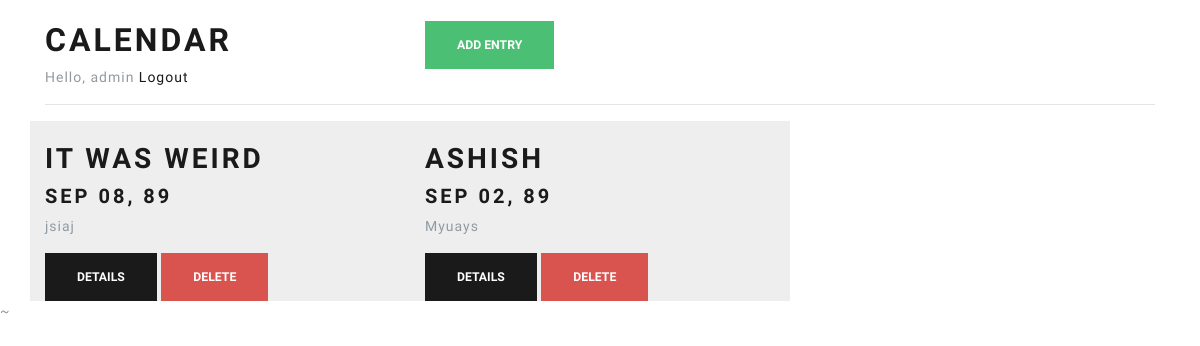
/calendar (signed in), run on an earlier commit of the app's database.
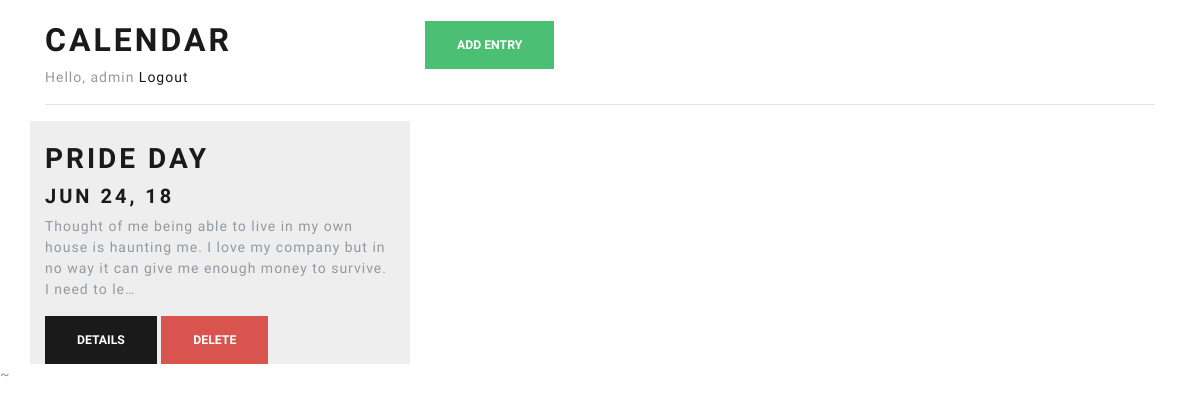
And on a later commit of the database.
### myapp/models.py (models this page shows, shortened)
class Entry(models.Model):
	name = models.CharField(max_length=100)
	author = models.ForeignKey(User,on_delete=models.CASCADE)
	date = models.DateTimeField()
	description = models.TextField()
	created = models.DateTimeField(auto_now_add=True)

### myapp/views.py (the view)
# urls.py: url(r'^calendar',views.calendar,name='calendar'),
@login_required
def calendar(request):
    entries = Entry.objects.filter(author=request.user)
    endict = {'entries':entries}
    return render(request, 'myapp/calendar.html', endict)

### myapp/templates/myapp/calendar.html
{% extends 'myapp/base.html' %}
{% block content %}
<div class= "container">
  <br/>
  <div class="row">
    <div class= "col-lg-4">
      <h1>calendar</h1>
      {% if request.user.is_authenticated %}
      <span> Hello, {{ request.user.username }} </span>
      <a href="/logout">Logout</a>
      {% endif %}
    </div>
    <div class= "col-lg-8">
      <button onclick="window.location='{% url 'add' %}'"type="button" class="btn btn-success">Add Entry</button>
    </div>
  </div>
	<hr/>
  <div class="row">
    {% for entry in entries %}
    {% include 'myapp/_calendar_entry.html' %}
    {% endfor %}
  </div>
</div>
{% endblock %}

### myapp/templates/myapp/base.html (shortened to what this page needs)
<!DOCTYPE html>
<html lang="en">
  <head>
    {% load static %}
    <link rel="stylesheet" href ="{% static 'myapp/css/bootstrap.css' %}"/>
    <link rel="stylesheet" href ="{% static 'myapp/css/style.css' %}"/>
  </head>
  <body>
  {% block content %}
{% endblock %}
  </body>
</html>

### myapp/templates/myapp/_calendar_entry.html
<div class="calendar_entry col-lg-4">
        <br/>
        <h2> {{entry.name}} </h2>
        <h4> {{entry.date | date:"M d, y"}}</h2>
        <p>{{entry.description | truncatechars:150}}</p>
        <button onclick="window.location='{% url 'details' pk=entry.id %}'	"  class='btn btn-primary'> Details </button>
        <button data-id="{{ entry.id }}" onclick="deleteCalendarEntry(this)" class='btn btn-danger'> Delete </button>
    </div>

### myapp/static/myapp/css/style.css (style rules this page uses)
.calendar_entry { background-color: #eeeeee; }
body, html { width:100%; display: grid; }

What changed in the data, as far as the page shows it:
removed Entry: name "IT WAS WEIRD", date "SEP 08, 89", description "jsiaj"
removed Entry: name "ASHISH", date "SEP 02, 89", description "Myuays"
added Entry: name "PRIDE DAY", date "JUN 24, 18", description "Thought of me being able to live in my own house is haunting me. I love my company but in no way it can give me enough money to survive. I need to le…"
